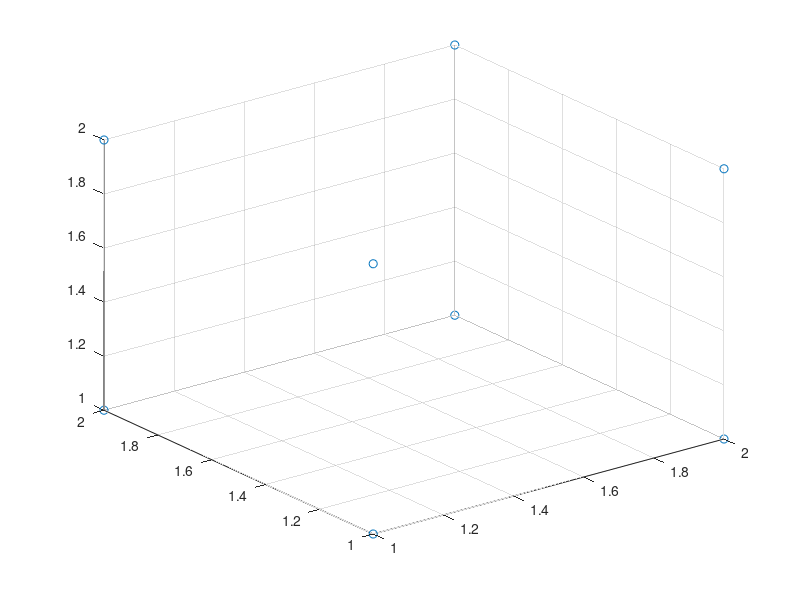

Here is the MATLAB script that generated this plot: (Note: this script raises an error after producing the figure.)
%% Problem 3 Eigenvalues/eigenvectors/linear transformations

%% Part A
A = 1/3 * [2 -1 -1; -1 2 -1; -1 -1 2];

[V, D1, W] = eig(A);
e = eig(A);



%% Part B
C = [0 1 1 0 0 1 1 0; 0 0 0 0 1 1 1 1; 0 0 1 1 0 0 1 1] + [1; 1; 1];
C1 = C';
a = scatter3(C1(:,1), C1(:,2), C1(:,3));
a.MarkerFaceColor = [0 0 0];
a.MarkerEdgeColor = [0 0 0];
% xlim([0 3])
% ylim([0 3])
% zlim([0 3])
hold on

bb = line([1 1 1], [1 1 1], [1 2 2]);
bb.Color = [0 0 0];
hold on

cc = line([1 1 1], [2 2 2], [2 1 2]);
cc.Color = [0 0 0];
hold on

dd = line([1 1 1], [2 1 1], [2 2 1]);
dd.Color = [0 0 0];
hold on

ee = line([1 1 1], [1 1 2], [2 1 1]);
ee.Color = [0 0 0];
hold on

ff = line([2 2 2], [2 1 1], [1 1 1]);
ff.Color = [0 0 0];
hold on

gg = line([2 2 2], [1 1 2], [2 2 2]);
gg.Color = [0 0 0];
hold on

ii = line([1 1 2], [2 2 2], [ 2 2 2]);
ii.Color = [0 0 0];
hold on

jj = line([1 1 2], [2 2 2], [ 1 1 1]);
jj.Color = [0 0 0];
hold on

ll = line([1 1 2], [2 1 1], [ 1 1 1]);
ll.Color = [0 0 0];
hold on

oo = line([1 1 2], [2 1 1], [ 2 2 2]);
oo.Color = [0 0 0];
hold on

mm = line([2 2 2], [2 2 2], [1 2 2]);
mm.Color = [0 0 0];
hold on

nn = line([2 2 1], [1 1 1], [2 1 1]);
nn.Color = [0 0 0];

hold on
pp = scatter3(1,1,1);
pp.MarkerFaceColor = [1 0 0];
pp.MarkerEdgeColor = [1 0 0];

hold on

a1 = patch([1 1 1 1], [2 1 1 2], [2 2 1 1], 4);
a1.FaceAlpha = 0.25;
a1.FaceColor = 'red';

hold on

b1 = patch([1 2 2 1], [2 2 1 1], [2 2 2 2], 4);
b1.FaceAlpha = 0.25;
b1.FaceColor = 'magenta';

hold on

c1 = patch([2 2 2 2], [1 1 2 2], [2 2 1 2], 4);
c1.FaceAlpha = 0.25;
c1.FaceColor = 'magenta';

hold on
d1 = patch([2 2 2 2], [2 2 1 1], [2 1 2 2], 3);
d1.FaceAlpha = 0.25;
d1.EdgeColor = 'none';
d1.LineStyle = 'none';
d1.FaceColor = 'cyan';

hold on
z1 = patch([2 2 2 2], [1 2 1 1], [1 1 2 2], 3); %for some reason the previous
%patch does not cover the entire square so need an extra patch
z1.FaceAlpha = 0.25;
z1.EdgeColor = 'none';
z1.LineStyle = 'none';
z1.FaceColor = [0.5 0.5 1];

hold on
% my_square_plothandle = line([ C(1,:)  ],  [C(2,:) ],  [C(3,:) ]);
% hold on
% my_square_plothandle2 = line([ C(:,1)  ],  [C(:,2) ],  [C(:,:3 ]);
% set(my_square_plothandle, 'Color', 'blue', 'Linewidth', 2)

D = A*C;
E = D';
E2 = E(2:8,1:3);
%1 1 1 became 0 0 0

CT = scatter3(E2(:,1), E2(:,2), E2(:,3));
CT.MarkerFaceColor = [0 0 0];
CT.MarkerEdgeColor = [0 0 0];
% xlim([0 3])
% ylim([0 3])
% zlim([0 3])
hold on

pp2 = scatter3(0,0,0);
pp2.MarkerFaceColor = [1 0 0];
pp2.MarkerEdgeColor = [1 0 0];

hold on
z2 = line([2/3 1/3 -1/3], [-1/3 -2/3 -1/3], [-1/3 1/3 2/3]);
z2.Color = [0 0 0];

hold on
z3 = line([-1/3 -2/3 -1/3], [-1/3 1/3 2/3], [2/3, 1/3, -1/3]);
z3.Color = [0 0 0];

hold on
z4 = line([2/3 1/3 -1/3], [-1/3 1/3 2/3], [-1/3 -2/3 -1/3]);
z4.Color = [0 0 0];
hold on

z5 = line([0 2/3 1/3], [0 -1/3 -2/3], [0 -1/3 1/3]);
z5.Color = [0 0 0];
hold on

z6 = line([ 0 0 -1/3], [0 0 2/3], [0 0 -1/3]);
z6.Color = [0 0 0];
hold on

z7 = line([ 0 0 1/3], [0 0 1/3], [0 0 -2/3]);
z7.Color = [0 0 0];
hold on

z8 = line([ 0 0 1/3], [0 0 -2/3], [0 0 1/3]);
z8.Color = [0 0 0];
hold on

z9 = line([ 0 0 -1/3], [0 0 -1/3], [0 0 2/3]);
z9.Color = [0 0 0];
hold on

z10 = line([ 0 0 -2/3], [0 0 1/3], [0 0 1/3]);
z10.Color = [0 0 0];
hold on

pp3 = patch([0 -1/3 -1/3 -2/3], [0 -1/3 2/3 1/3], [0 2/3 -1/3 1/3], 4);
pp3.FaceColor = 'red';
hold on

pp4 = patch([0 -2/3 -1/3 1/3], [0 1/3 -1/3 -2/3], [0 1/3 2/3 1/3], 4);
pp4.FaceColor = 'magenta';
hold on

pp5 = patch([0 1/3 1/3 2/3], [0 -2/3 1/3 -1/3], [0 1/3 -2/3 -1/3], 4);
pp5.FaceColor = [0.5 0.5 1];
hold on

z11 = line([0 1], [0 1], [0 1]);
z11.Color = [0 0 0];
z11.LineStyle = '--';

title('Egeinvalue Transformation on C')


disp('The initial cube  was collapsed such that the midpoint was the origin with a abs slope of 1/3. The point 1,1,1 and 2,2,2 became the same 0,0,0 when transformed.')


%% echoing output

diary vjHW4_p3.txt
echo on
disp('right eigenvectors')
V

disp('left eigenvectors')
W
echo off

